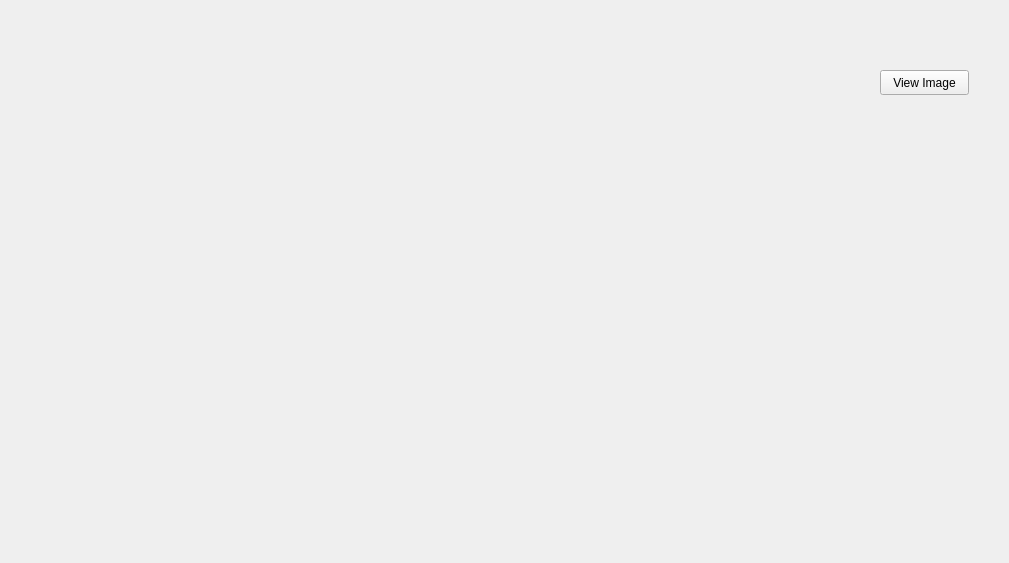
<?xml version="1.0" encoding="UTF-8"?>
<ui version="4.0">
 <class>Widget</class>
 <widget class="QWidget" name="Widget">
  <property name="geometry">
   <rect>
    <x>0</x>
    <y>0</y>
    <width>1009</width>
    <height>563</height>
   </rect>
  </property>
  <property name="windowTitle">
   <string>Widget</string>
  </property>
  <widget class="QPushButton" name="pushButton">
   <property name="geometry">
    <rect>
     <x>880</x>
     <y>70</y>
     <width>89</width>
     <height>25</height>
    </rect>
   </property>
   <property name="text">
    <string>View Image</string>
   </property>
  </widget>
 </widget>
 <layoutdefault spacing="6" margin="11"/>
 <resources/>
 <connections/>
</ui>
